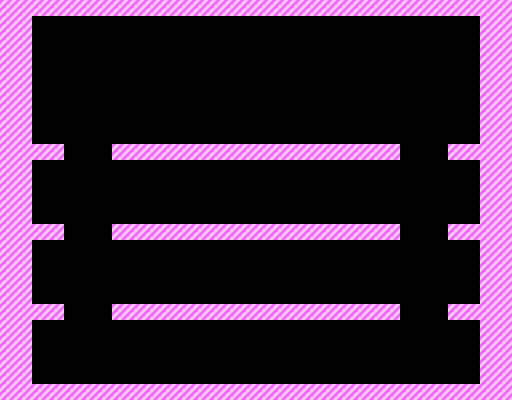

This is a level from a 2D game, rendered from its Tiled map with the project's own tilesets. A one-line summary and the complete map file follow:
An orthogonal 32x25 tile map with 16x16 px tiles, 4 tile layers (Background, Platforms, Walls, Ceiling) and 4 objects (ZenChan).

<map version="1.10" tiledversion="1.12.2" orientation="orthogonal" renderorder="right-down" width="32" height="25" tilewidth="16" tileheight="16" infinite="0" nextlayerid="6" nextobjectid="6">
 <editorsettings>
  <export target="level1.json" format="json" />
 </editorsettings>
 <tileset firstgid="1" name="BubbleBobbleTiles" tilewidth="16" tileheight="16" tilecount="3" columns="1">
  <image source="../Tileset.png" width="16" height="48" />
 </tileset>
 <layer id="1" name="Background" width="32" height="25">
  <data encoding="csv">
0,0,0,0,0,0,0,0,0,0,0,0,0,0,0,0,0,0,0,0,0,0,0,0,0,0,0,0,0,0,0,0,
0,0,0,0,0,0,0,0,0,0,0,0,0,0,0,0,0,0,0,0,0,0,0,0,0,0,0,0,0,0,0,0,
0,0,0,0,0,0,0,0,0,0,0,0,0,0,0,0,0,0,0,0,0,0,0,0,0,0,0,0,0,0,0,0,
0,0,0,0,0,0,0,0,0,0,0,0,0,0,0,0,0,0,0,0,0,0,0,0,0,0,0,0,0,0,0,0,
0,0,0,0,0,0,0,0,0,0,0,0,0,0,0,0,0,0,0,0,0,0,0,0,0,0,0,0,0,0,0,0,
0,0,0,0,0,0,0,0,0,0,0,0,0,0,0,0,0,0,0,0,0,0,0,0,0,0,0,0,0,0,0,0,
0,0,0,0,0,0,0,0,0,0,0,0,0,0,0,0,0,0,0,0,0,0,0,0,0,0,0,0,0,0,0,0,
0,0,0,0,0,0,0,0,0,0,0,0,0,0,0,0,0,0,0,0,0,0,0,0,0,0,0,0,0,0,0,0,
0,0,0,0,0,0,0,0,0,0,0,0,0,0,0,0,0,0,0,0,0,0,0,0,0,0,0,0,0,0,0,0,
0,0,0,0,0,0,0,0,0,0,0,0,0,0,0,0,0,0,0,0,0,0,0,0,0,0,0,0,0,0,0,0,
0,0,0,0,0,0,0,0,0,0,0,0,0,0,0,0,0,0,0,0,0,0,0,0,0,0,0,0,0,0,0,0,
0,0,0,0,0,0,0,0,0,0,0,0,0,0,0,0,0,0,0,0,0,0,0,0,0,0,0,0,0,0,0,0,
0,0,0,0,0,0,0,0,0,0,0,0,0,0,0,0,0,0,0,0,0,0,0,0,0,0,0,0,0,0,0,0,
0,0,0,0,0,0,0,0,0,0,0,0,0,0,0,0,0,0,0,0,0,0,0,0,0,0,0,0,0,0,0,0,
0,0,0,0,0,0,0,0,0,0,0,0,0,0,0,0,0,0,0,0,0,0,0,0,0,0,0,0,0,0,0,0,
0,0,0,0,0,0,0,0,0,0,0,0,0,0,0,0,0,0,0,0,0,0,0,0,0,0,0,0,0,0,0,0,
0,0,0,0,0,0,0,0,0,0,0,0,0,0,0,0,0,0,0,0,0,0,0,0,0,0,0,0,0,0,0,0,
0,0,0,0,0,0,0,0,0,0,0,0,0,0,0,0,0,0,0,0,0,0,0,0,0,0,0,0,0,0,0,0,
0,0,0,0,0,0,0,0,0,0,0,0,0,0,0,0,0,0,0,0,0,0,0,0,0,0,0,0,0,0,0,0,
0,0,0,0,0,0,0,0,0,0,0,0,0,0,0,0,0,0,0,0,0,0,0,0,0,0,0,0,0,0,0,0,
0,0,0,0,0,0,0,0,0,0,0,0,0,0,0,0,0,0,0,0,0,0,0,0,0,0,0,0,0,0,0,0,
0,0,0,0,0,0,0,0,0,0,0,0,0,0,0,0,0,0,0,0,0,0,0,0,0,0,0,0,0,0,0,0,
0,0,0,0,0,0,0,0,0,0,0,0,0,0,0,0,0,0,0,0,0,0,0,0,0,0,0,0,0,0,0,0,
0,0,0,0,0,0,0,0,0,0,0,0,0,0,0,0,0,0,0,0,0,0,0,0,0,0,0,0,0,0,0,0,
0,0,0,0,0,0,0,0,0,0,0,0,0,0,0,0,0,0,0,0,0,0,0,0,0,0,0,0,0,0,0,0
</data>
 </layer>
 <objectgroup id="4" name="ZenChanEnemies" class="ZenChan">
  <object id="2" x="457.192" y="135.729">
   <point />
  </object>
  <object id="3" x="341.307" y="138.11">
   <point />
  </object>
  <object id="4" x="168.272" y="137.316">
   <point />
  </object>
  <object id="5" type="ZenChan" x="53.9741" y="137.316">
   <point />
  </object>
 </objectgroup>
 <layer id="2" name="Platforms" width="32" height="25">
  <data encoding="csv">
0,0,0,0,0,0,0,0,0,0,0,0,0,0,0,0,0,0,0,0,0,0,0,0,0,0,0,0,0,0,0,0,
0,0,0,0,0,0,0,0,0,0,0,0,0,0,0,0,0,0,0,0,0,0,0,0,0,0,0,0,0,0,0,0,
0,0,0,0,0,0,0,0,0,0,0,0,0,0,0,0,0,0,0,0,0,0,0,0,0,0,0,0,0,0,0,0,
0,0,0,0,0,0,0,0,0,0,0,0,0,0,0,0,0,0,0,0,0,0,0,0,0,0,0,0,0,0,0,0,
0,0,0,0,0,0,0,0,0,0,0,0,0,0,0,0,0,0,0,0,0,0,0,0,0,0,0,0,0,0,0,0,
0,0,0,0,0,0,0,0,0,0,0,0,0,0,0,0,0,0,0,0,0,0,0,0,0,0,0,0,0,0,0,0,
0,0,0,0,0,0,0,0,0,0,0,0,0,0,0,0,0,0,0,0,0,0,0,0,0,0,0,0,0,0,0,0,
0,0,0,0,0,0,0,0,0,0,0,0,0,0,0,0,0,0,0,0,0,0,0,0,0,0,0,0,0,0,0,0,
0,0,0,0,0,0,0,0,0,0,0,0,0,0,0,0,0,0,0,0,0,0,0,0,0,0,0,0,0,0,0,0,
0,0,1,1,0,0,0,1,1,1,1,1,1,1,1,1,1,1,1,1,1,1,1,1,1,0,0,0,1,1,0,0,
0,0,0,0,0,0,0,0,0,0,0,0,0,0,0,0,0,0,0,0,0,0,0,0,0,0,0,0,0,0,0,0,
0,0,0,0,0,0,0,0,0,0,0,0,0,0,0,0,0,0,0,0,0,0,0,0,0,0,0,0,0,0,0,0,
0,0,0,0,0,0,0,0,0,0,0,0,0,0,0,0,0,0,0,0,0,0,0,0,0,0,0,0,0,0,0,0,
0,0,0,0,0,0,0,0,0,0,0,0,0,0,0,0,0,0,0,0,0,0,0,0,0,0,0,0,0,0,0,0,
0,0,1,1,0,0,0,1,1,1,1,1,1,1,1,1,1,1,1,1,1,1,1,1,1,0,0,0,1,1,0,0,
0,0,0,0,0,0,0,0,0,0,0,0,0,0,0,0,0,0,0,0,0,0,0,0,0,0,0,0,0,0,0,0,
0,0,0,0,0,0,0,0,0,0,0,0,0,0,0,0,0,0,0,0,0,0,0,0,0,0,0,0,0,0,0,0,
0,0,0,0,0,0,0,0,0,0,0,0,0,0,0,0,0,0,0,0,0,0,0,0,0,0,0,0,0,0,0,0,
0,0,0,0,0,0,0,0,0,0,0,0,0,0,0,0,0,0,0,0,0,0,0,0,0,0,0,0,0,0,0,0,
0,0,1,1,0,0,0,1,1,1,1,1,1,1,1,1,1,1,1,1,1,1,1,1,1,0,0,0,1,1,0,0,
0,0,0,0,0,0,0,0,0,0,0,0,0,0,0,0,0,0,0,0,0,0,0,0,0,0,0,0,0,0,0,0,
0,0,0,0,0,0,0,0,0,0,0,0,0,0,0,0,0,0,0,0,0,0,0,0,0,0,0,0,0,0,0,0,
0,0,0,0,0,0,0,0,0,0,0,0,0,0,0,0,0,0,0,0,0,0,0,0,0,0,0,0,0,0,0,0,
0,0,0,0,0,0,0,0,0,0,0,0,0,0,0,0,0,0,0,0,0,0,0,0,0,0,0,0,0,0,0,0,
0,0,1,1,1,1,1,1,1,1,1,1,1,1,1,1,1,1,1,1,1,1,1,1,1,1,1,1,1,1,0,0
</data>
 </layer>
 <layer id="3" name="Walls" width="32" height="25">
  <data encoding="csv">
1,1,0,0,0,0,0,0,0,0,0,0,0,0,0,0,0,0,0,0,0,0,0,0,0,0,0,0,0,0,1,1,
1,1,0,0,0,0,0,0,0,0,0,0,0,0,0,0,0,0,0,0,0,0,0,0,0,0,0,0,0,0,1,1,
1,1,0,0,0,0,0,0,0,0,0,0,0,0,0,0,0,0,0,0,0,0,0,0,0,0,0,0,0,0,1,1,
1,1,0,0,0,0,0,0,0,0,0,0,0,0,0,0,0,0,0,0,0,0,0,0,0,0,0,0,0,0,1,1,
1,1,0,0,0,0,0,0,0,0,0,0,0,0,0,0,0,0,0,0,0,0,0,0,0,0,0,0,0,0,1,1,
1,1,0,0,0,0,0,0,0,0,0,0,0,0,0,0,0,0,0,0,0,0,0,0,0,0,0,0,0,0,1,1,
1,1,0,0,0,0,0,0,0,0,0,0,0,0,0,0,0,0,0,0,0,0,0,0,0,0,0,0,0,0,1,1,
1,1,0,0,0,0,0,0,0,0,0,0,0,0,0,0,0,0,0,0,0,0,0,0,0,0,0,0,0,0,1,1,
1,1,0,0,0,0,0,0,0,0,0,0,0,0,0,0,0,0,0,0,0,0,0,0,0,0,0,0,0,0,1,1,
1,1,0,0,0,0,0,0,0,0,0,0,0,0,0,0,0,0,0,0,0,0,0,0,0,0,0,0,0,0,1,1,
1,1,0,0,0,0,0,0,0,0,0,0,0,0,0,0,0,0,0,0,0,0,0,0,0,0,0,0,0,0,1,1,
1,1,0,0,0,0,0,0,0,0,0,0,0,0,0,0,0,0,0,0,0,0,0,0,0,0,0,0,0,0,1,1,
1,1,0,0,0,0,0,0,0,0,0,0,0,0,0,0,0,0,0,0,0,0,0,0,0,0,0,0,0,0,1,1,
1,1,0,0,0,0,0,0,0,0,0,0,0,0,0,0,0,0,0,0,0,0,0,0,0,0,0,0,0,0,1,1,
1,1,0,0,0,0,0,0,0,0,0,0,0,0,0,0,0,0,0,0,0,0,0,0,0,0,0,0,0,0,1,1,
1,1,0,0,0,0,0,0,0,0,0,0,0,0,0,0,0,0,0,0,0,0,0,0,0,0,0,0,0,0,1,1,
1,1,0,0,0,0,0,0,0,0,0,0,0,0,0,0,0,0,0,0,0,0,0,0,0,0,0,0,0,0,1,1,
1,1,0,0,0,0,0,0,0,0,0,0,0,0,0,0,0,0,0,0,0,0,0,0,0,0,0,0,0,0,1,1,
1,1,0,0,0,0,0,0,0,0,0,0,0,0,0,0,0,0,0,0,0,0,0,0,0,0,0,0,0,0,1,1,
1,1,0,0,0,0,0,0,0,0,0,0,0,0,0,0,0,0,0,0,0,0,0,0,0,0,0,0,0,0,1,1,
1,1,0,0,0,0,0,0,0,0,0,0,0,0,0,0,0,0,0,0,0,0,0,0,0,0,0,0,0,0,1,1,
1,1,0,0,0,0,0,0,0,0,0,0,0,0,0,0,0,0,0,0,0,0,0,0,0,0,0,0,0,0,1,1,
1,1,0,0,0,0,0,0,0,0,0,0,0,0,0,0,0,0,0,0,0,0,0,0,0,0,0,0,0,0,1,1,
1,1,0,0,0,0,0,0,0,0,0,0,0,0,0,0,0,0,0,0,0,0,0,0,0,0,0,0,0,0,1,1,
1,1,1,1,1,1,1,1,1,1,1,1,1,1,1,1,1,1,1,1,1,1,1,1,1,1,1,1,1,1,1,1
</data>
 </layer>
 <layer id="5" name="Ceiling" width="32" height="25">
  <data encoding="csv">
0,0,1,1,1,1,1,1,1,1,1,1,1,1,1,1,1,1,1,1,1,1,1,1,1,1,1,1,1,1,0,0,
0,0,0,0,0,0,0,0,0,0,0,0,0,0,0,0,0,0,0,0,0,0,0,0,0,0,0,0,0,0,0,0,
0,0,0,0,0,0,0,0,0,0,0,0,0,0,0,0,0,0,0,0,0,0,0,0,0,0,0,0,0,0,0,0,
0,0,0,0,0,0,0,0,0,0,0,0,0,0,0,0,0,0,0,0,0,0,0,0,0,0,0,0,0,0,0,0,
0,0,0,0,0,0,0,0,0,0,0,0,0,0,0,0,0,0,0,0,0,0,0,0,0,0,0,0,0,0,0,0,
0,0,0,0,0,0,0,0,0,0,0,0,0,0,0,0,0,0,0,0,0,0,0,0,0,0,0,0,0,0,0,0,
0,0,0,0,0,0,0,0,0,0,0,0,0,0,0,0,0,0,0,0,0,0,0,0,0,0,0,0,0,0,0,0,
0,0,0,0,0,0,0,0,0,0,0,0,0,0,0,0,0,0,0,0,0,0,0,0,0,0,0,0,0,0,0,0,
0,0,0,0,0,0,0,0,0,0,0,0,0,0,0,0,0,0,0,0,0,0,0,0,0,0,0,0,0,0,0,0,
0,0,0,0,0,0,0,0,0,0,0,0,0,0,0,0,0,0,0,0,0,0,0,0,0,0,0,0,0,0,0,0,
0,0,0,0,0,0,0,0,0,0,0,0,0,0,0,0,0,0,0,0,0,0,0,0,0,0,0,0,0,0,0,0,
0,0,0,0,0,0,0,0,0,0,0,0,0,0,0,0,0,0,0,0,0,0,0,0,0,0,0,0,0,0,0,0,
0,0,0,0,0,0,0,0,0,0,0,0,0,0,0,0,0,0,0,0,0,0,0,0,0,0,0,0,0,0,0,0,
0,0,0,0,0,0,0,0,0,0,0,0,0,0,0,0,0,0,0,0,0,0,0,0,0,0,0,0,0,0,0,0,
0,0,0,0,0,0,0,0,0,0,0,0,0,0,0,0,0,0,0,0,0,0,0,0,0,0,0,0,0,0,0,0,
0,0,0,0,0,0,0,0,0,0,0,0,0,0,0,0,0,0,0,0,0,0,0,0,0,0,0,0,0,0,0,0,
0,0,0,0,0,0,0,0,0,0,0,0,0,0,0,0,0,0,0,0,0,0,0,0,0,0,0,0,0,0,0,0,
0,0,0,0,0,0,0,0,0,0,0,0,0,0,0,0,0,0,0,0,0,0,0,0,0,0,0,0,0,0,0,0,
0,0,0,0,0,0,0,0,0,0,0,0,0,0,0,0,0,0,0,0,0,0,0,0,0,0,0,0,0,0,0,0,
0,0,0,0,0,0,0,0,0,0,0,0,0,0,0,0,0,0,0,0,0,0,0,0,0,0,0,0,0,0,0,0,
0,0,0,0,0,0,0,0,0,0,0,0,0,0,0,0,0,0,0,0,0,0,0,0,0,0,0,0,0,0,0,0,
0,0,0,0,0,0,0,0,0,0,0,0,0,0,0,0,0,0,0,0,0,0,0,0,0,0,0,0,0,0,0,0,
0,0,0,0,0,0,0,0,0,0,0,0,0,0,0,0,0,0,0,0,0,0,0,0,0,0,0,0,0,0,0,0,
0,0,0,0,0,0,0,0,0,0,0,0,0,0,0,0,0,0,0,0,0,0,0,0,0,0,0,0,0,0,0,0,
0,0,0,0,0,0,0,0,0,0,0,0,0,0,0,0,0,0,0,0,0,0,0,0,0,0,0,0,0,0,0,0
</data>
 </layer>
</map>
